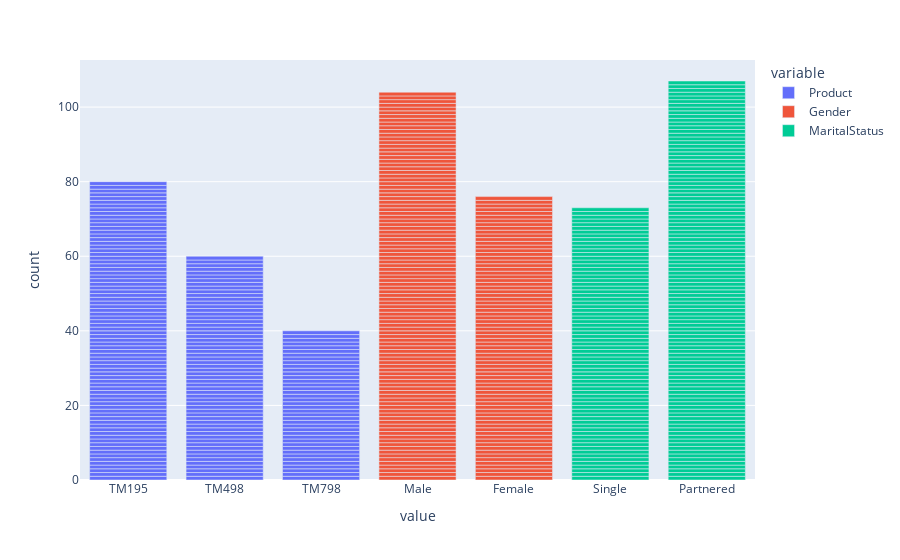

The code cell stored with this chart in its notebook:
### Markdown cell above
there are 9 columns total, 6 columns are intergor type, the other 3 are object type

### Code cell
# plot the three object type distribution
px.bar(cardio[object_col])

### Figure 1 — Plotly figure (JSON) as saved in the notebook; plotly's stock layout.template omitted (floating-point values rounded to 4 significant figures; data arrays with more than 128 entries replaced by an {"elided": "..."} marker saying what was removed)
{"data": [{"alignmentgroup": "True", "hovertemplate": "variable=Product<br>value=%{x}<br>count=%{y}<extra></extra>", "legendgroup": "Product", "marker": {"color": "#636efa", "pattern": {"shape": ""}}, "name": "Product", "offsetgroup": "Product", "orientation": "v", "showlegend": true, "textposition": "auto", "type": "bar", "x": {"elided": "180 str values"}, "xaxis": "x", "y": {"elided": "180 int values"}, "yaxis": "y"}, {"alignmentgroup": "True", "hovertemplate": "variable=Gender<br>value=%{x}<br>count=%{y}<extra></extra>", "legendgroup": "Gender", "marker": {"color": "#EF553B", "pattern": {"shape": ""}}, "name": "Gender", "offsetgroup": "Gender", "orientation": "v", "showlegend": true, "textposition": "auto", "type": "bar", "x": {"elided": "180 str values"}, "xaxis": "x", "y": {"elided": "180 int values"}, "yaxis": "y"}, {"alignmentgroup": "True", "hovertemplate": "variable=MaritalStatus<br>value=%{x}<br>count=%{y}<extra></extra>", "legendgroup": "MaritalStatus", "marker": {"color": "#00cc96", "pattern": {"shape": ""}}, "name": "MaritalStatus", "offsetgroup": "MaritalStatus", "orientation": "v", "showlegend": true, "textposition": "auto", "type": "bar", "x": {"elided": "180 str values"}, "xaxis": "x", "y": {"elided": "180 int values"}, "yaxis": "y"}], "layout": {"barmode": "relative", "legend": {"title": {"text": "variable"}, "tracegroupgap": 0}, "margin": {"t": 60}, "xaxis": {"anchor": "y", "domain": [0, 1], "title": {"text": "value"}}, "yaxis": {"anchor": "x", "domain": [0, 1], "title": {"text": "count"}}}}
